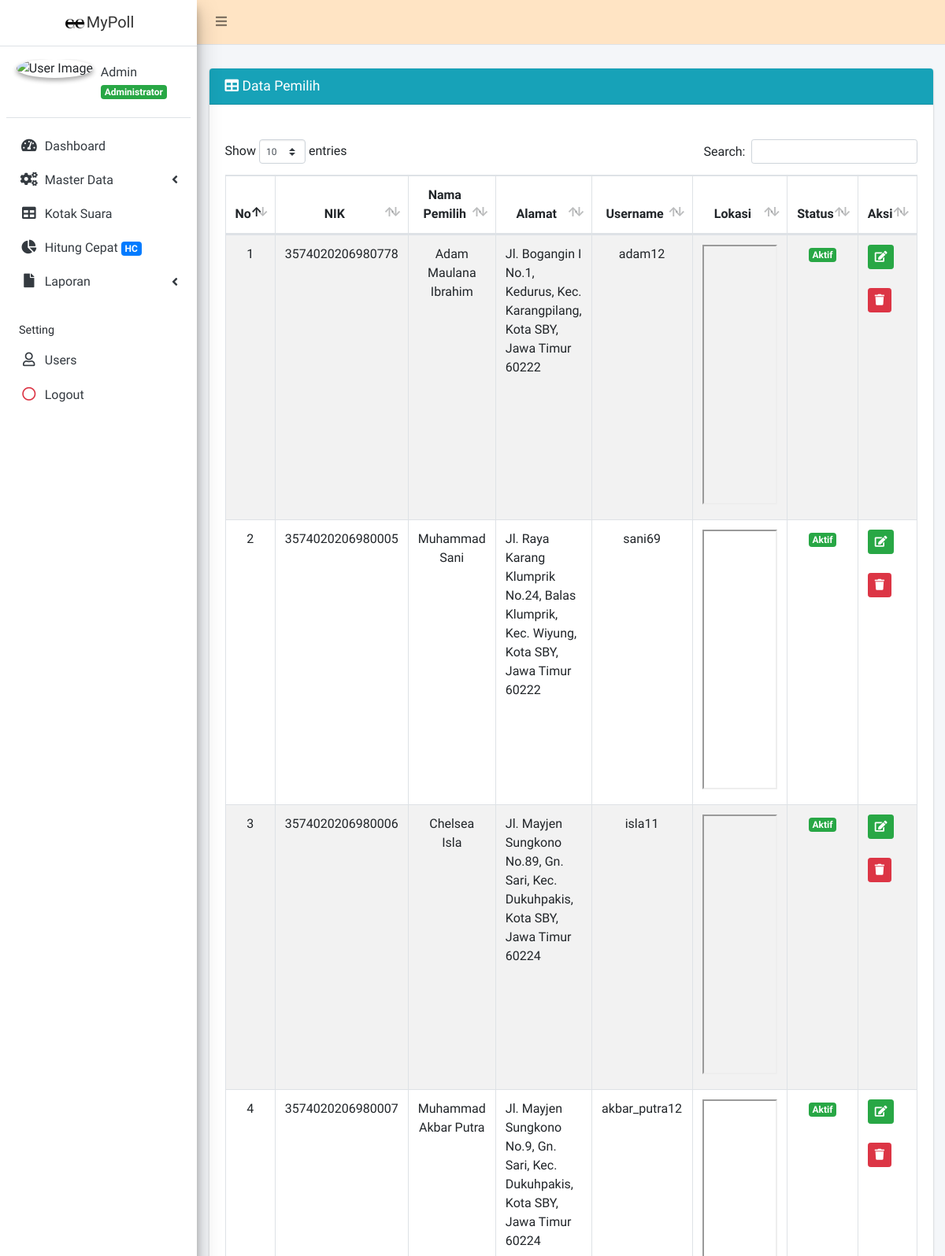
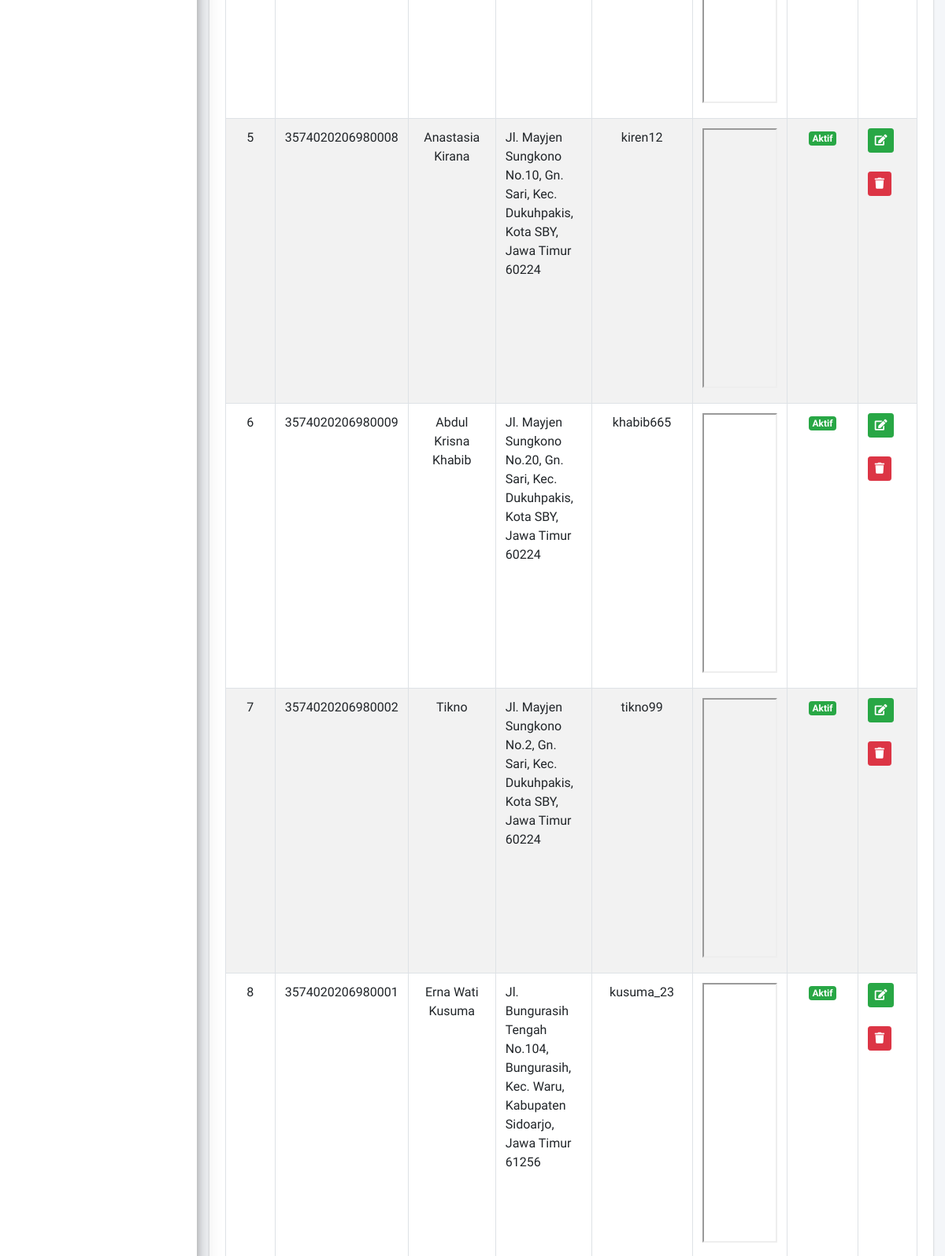
The page /index.php?page=data-pemilih (signed in, upper part) on the database its author committed (2 pictures, top to bottom).
### tables this page shows
CREATE TABLE `tb_pengguna` (
  `id_pengguna` int(11) NOT NULL,
  `nik` varchar(16) DEFAULT NULL,
  `alamat` varchar(100) DEFAULT NULL,
  `nama_pengguna` varchar(100) DEFAULT NULL,
  `username` varchar(50) NOT NULL,
  `password` varchar(50) DEFAULT NULL,
  `latitude` varchar(50) NOT NULL,
  `longitude` varchar(50) NOT NULL,
  `level` enum('Administrator','Petugas','Pemilih') DEFAULT NULL,
  `status` enum('1','0') DEFAULT NULL,
  `jenis` enum('PAN','PST') DEFAULT NULL
);

### admin/pemilih/data_pemilih.php (the view, shortened to what this page needs)
<div class="card card-info">
	<div class="card-header">
		<h3 class="card-title">
			<i class="fa fa-table"></i> Data Pemilih
		</h3>
	</div>
	<div class="card-body">
		<div class="table-responsive">
			<!-- <div>
				<a href="?page=add-pemilih" class="btn btn-primary">
					<i class="fa fa-edit"></i> Tambah Data</a>
			</div> -->
			<br>
			<table id="example1" class="table table-bordered table-striped">
				<thead>
					<tr>
						<th><center>No</center></th>
						<th><center>NIK</center></th>
						<th><center>Nama Pemilih</center></th>
						<th><center>Alamat</center></th>
						<th><center>Username</center></th>
						<th><center>Lokasi</center></th>
						<th><center>Status</center></th>
						<th><center>Aksi</center></th>
					</tr>
				</thead>
				<tbody>
					<?php
					$no = 1;
					$sql = $koneksi->query("select * from tb_pengguna where jenis='PST' ");
					while ($data = $sql->fetch_assoc()) {
					?>
						<tr>
							<td align="center">
								<?php echo $no++; ?>
							</td>
							<td>
								<?php echo $data['nik']; ?>
							</td>
							<td align="center">
								<?php echo $data['nama_pengguna']; ?>
							</td>
							<td >
								<?php echo $data['alamat']; ?>
							</td>
							<td align="center">
								<?php echo $data['username']; ?>
							</td>
							<td style="width:330px; height:330px;">
								<iframe src='https://maps.google.com/maps?q=<?php echo $data["latitude"];?>,<?php echo $data["longitude"];?>&hl=es;z=14&output=embed' style="width:100%; height:100%;"></iframe>
							</td>
							<td align="center">
								<?php $stt = $data['status']  ?>
								<?php if ($stt == '1') { ?>
									<span class="badge badge-success">Aktif</span>
								<?php } elseif ($stt == '0') { ?>
									<span class="badge badge-danger">Inaktif</span>
							</td>
								<?php } ?>
							<td>
								<a href="?page=edit-pemilih&kode=<?php echo $data['id_pengguna']; ?>" title="Ubah" class="btn btn-success btn-sm">
									<i class="fa fa-edit"></i>
								</a>
								<br><br>
								<a href="?page=del-pemilih&kode=<?php echo $data['id_pengguna']; ?>" onclick="return confirm('Hapus Data Ini ?')" title="Hapus" class="btn btn-danger btn-sm">
									<i class="fa fa-trash"></i>
							</td>
						</tr>
					<?php
					}
					?>
				</tbody>
			</table>
		</div>
	</div>

### rows shown on the page
tb_pengguna: nik "3574020206980778", nama_pengguna "Adam Maulana Ibrahim", alamat "Jl. Bogangin I No.1, Kedurus, Kec. Karangpilang, Kota SBY, Jawa Timur 60222", username "adam12", status "Aktif"
tb_pengguna: nik "3574020206980005", nama_pengguna "Muhammad Sani", alamat "Jl. Raya Karang Klumprik No.24, Balas Klumprik, Kec. Wiyung, Kota SBY, Jawa Timur 60222", username "sani69", status "Aktif"
tb_pengguna: nik "3574020206980006", nama_pengguna "Chelsea Isla", alamat "Jl. Mayjen Sungkono No.89, Gn. Sari, Kec. Dukuhpakis, Kota SBY, Jawa Timur 60224", username "isla11", status "Aktif"
tb_pengguna: nik "3574020206980007", nama_pengguna "Muhammad Akbar Putra", alamat "Jl. Mayjen Sungkono No.9, Gn. Sari, Kec. Dukuhpakis, Kota SBY, Jawa Timur 60224", username "akbar_putra12", status "Aktif"
tb_pengguna: nik "3574020206980008", nama_pengguna "Anastasia Kirana", alamat "Jl. Mayjen Sungkono No.10, Gn. Sari, Kec. Dukuhpakis, Kota SBY, Jawa Timur 60224", username "kiren12", status "Aktif"
tb_pengguna: nik "3574020206980009", nama_pengguna "Abdul Krisna Khabib", alamat "Jl. Mayjen Sungkono No.20, Gn. Sari, Kec. Dukuhpakis, Kota SBY, Jawa Timur 60224", username "khabib665", status "Aktif"
tb_pengguna: nik "3574020206980002", nama_pengguna "Tikno", alamat "Jl. Mayjen Sungkono No.2, Gn. Sari, Kec. Dukuhpakis, Kota SBY, Jawa Timur 60224", username "tikno99", status "Aktif"
tb_pengguna: nik "3574020206980001", nama_pengguna "Erna Wati Kusuma", alamat "Jl. Bungurasih Tengah No.104, Bungurasih, Kec. Waru, Kabupaten Sidoarjo, Jawa Timur 61256", username "kusuma_23", status "Aktif"

### other values the page prints
$data_nama "Admin"
$data_level "Administrator"
